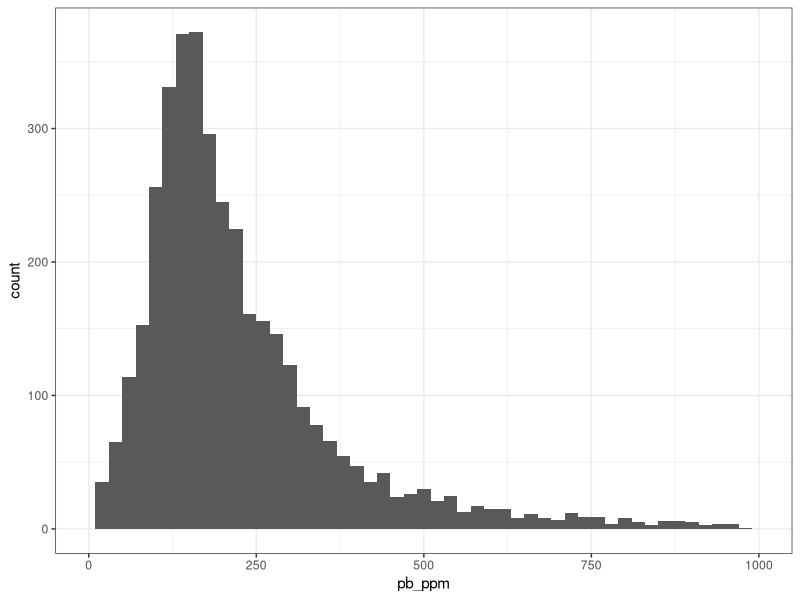
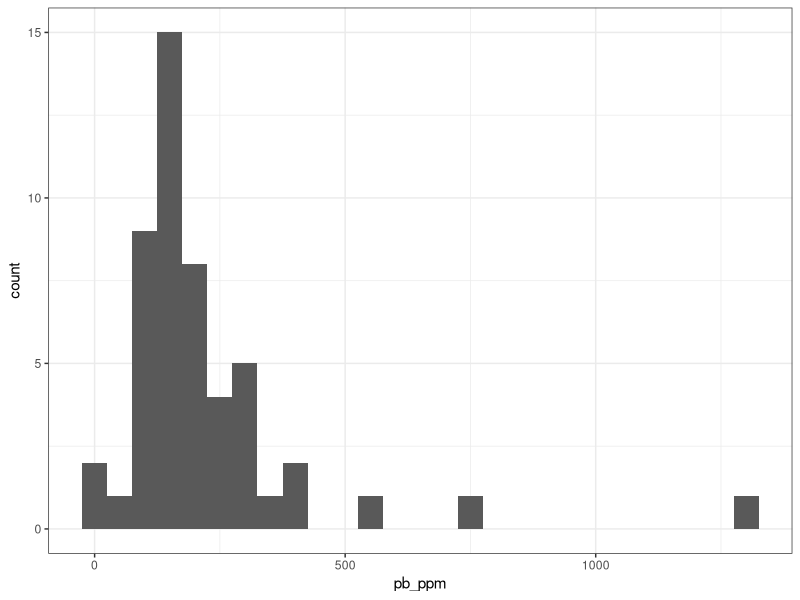
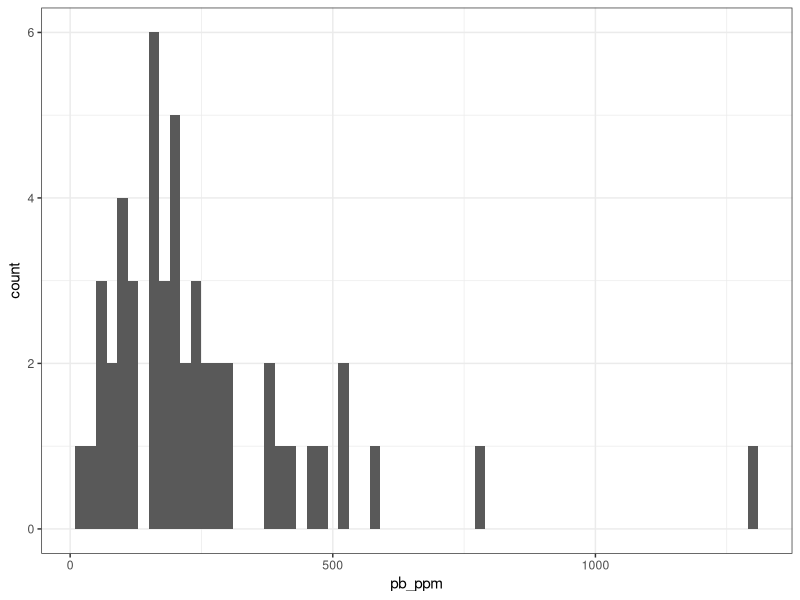
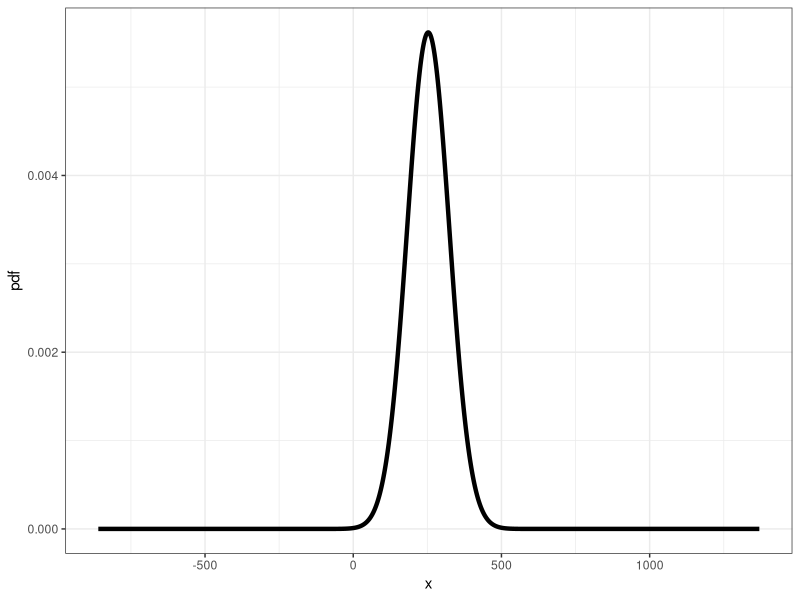
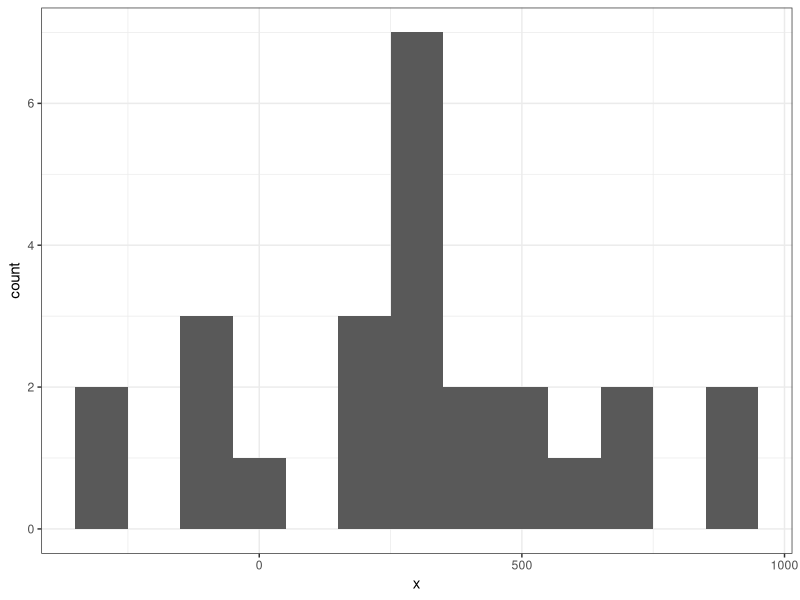

Generate these figures, in order, with R:
## ---- chunk 1
library(tidyverse)
set.seed(222)
theme_set(theme_bw())

soil_cores <- read_csv("exide-soil-cores.csv")
## ---- chunk 2
pb_ppm_sample <- sample(soil_cores$pb_ppm, size = 50)

# Vizualize thw while distribution
ggplot(soil_cores, aes(pb_ppm)) +
    geom_histogram(binwidth = 20) +
    xlim(0, 1000)

# Visualize just our sample 
tibble(pb_ppm = pb_ppm_sample) |> 
    ggplot(aes(pb_ppm)) +
    geom_histogram(binwidth = 50)
## ---- chunk 3
soil_sample <- soil_cores  |> 
    slice_sample(n =50) # keeps soil_samlpe in dataframe format instead of vector

ggplot(soil_sample, aes(pb_ppm)) +
    geom_histogram(binwidth = 20)
## ---- chunk 4
tibble(
    x = seq(-860, 1370, length.out = 1000),
    pdf = dnorm(x, mean = 253, sd = 71) # need to define mean and sd
) |> 
    ggplot(aes(x, pdf)) +
    geom_line(linewidth = 1.5)
## ---- chunk 5
normal_sample <- tibble( x = rnorm(25, mean = 254, sd = 371))
ggplot(normal_sample, aes(x)) +
    geom_histogram(binwidth = 100)
